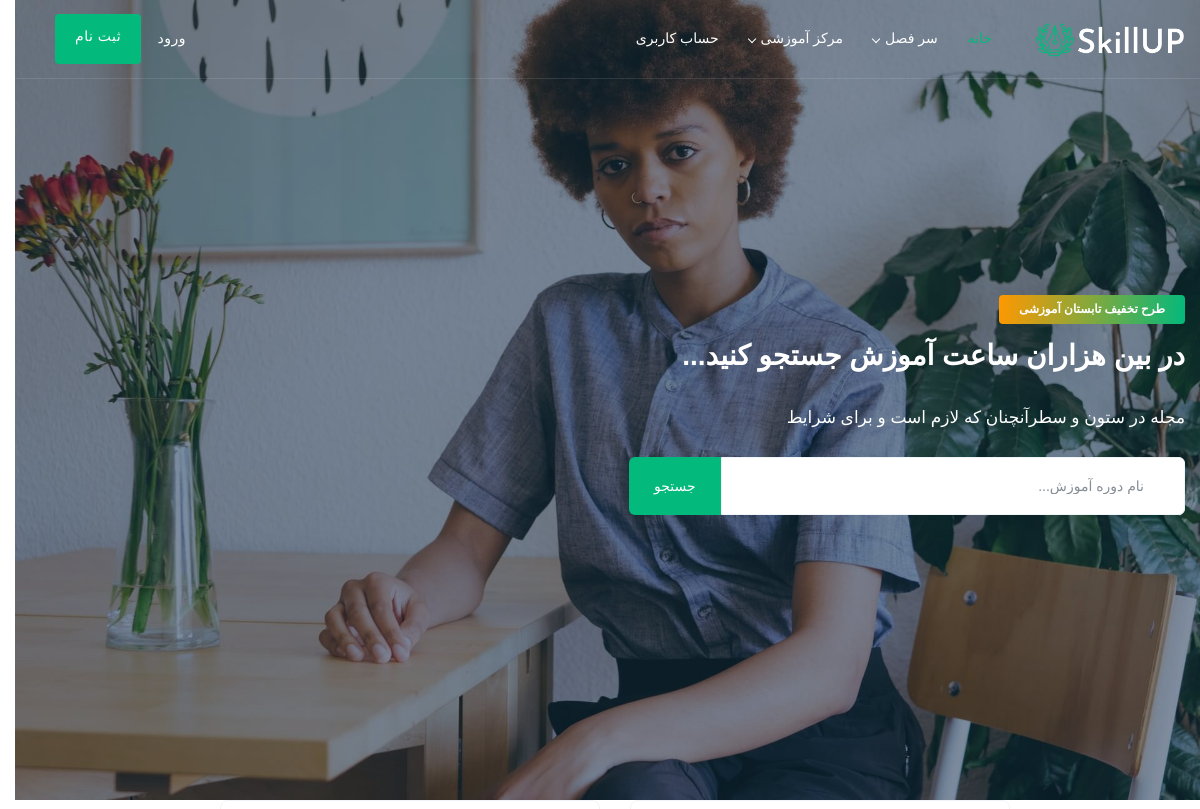
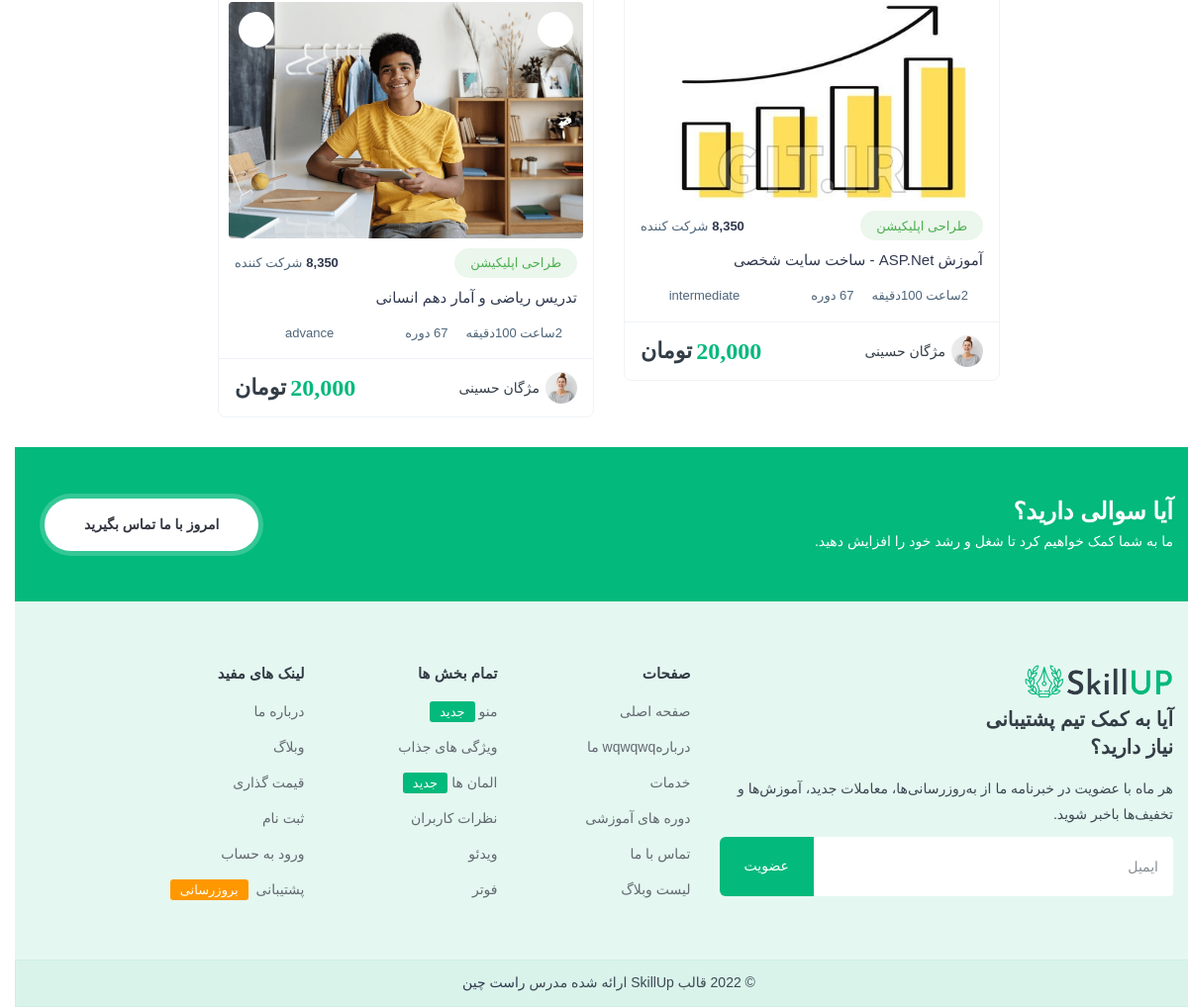
The page /category/course/2/ on the database its author committed (2 pictures, top to bottom).
### site_data/models.py (models this page shows, shortened)
class Slider(Base):
    title = models.CharField(_("title"), max_length=50)
    text = models.CharField(_("text"), max_length=50)
    description = models.TextField(_("description"))
    image = models.ImageField(_("image"), upload_to="slider")
    class Meta:
        verbose_name = _("slider")
        verbose_name_plural = _("sliders")

### education/models.py (models this page shows)
class Course(Base):
    COURSE_LEVEL = (
        ('begginer', 'begginer'),
        ('intermediate', 'intermediate'),
        ('advance', 'advance')
    )
    title = models.CharField(_("title"), max_length=50)
    intro = models.CharField(_("intro"), max_length=50)
    description = models.TextField(_("description"))
    price = models.PositiveIntegerField(_("price"), default=0)
    discount = models.PositiveIntegerField(_("discount"), default=0)
    category = models.ForeignKey(Category, on_delete=models.DO_NOTHING, null=True, blank=True)
    course_category = models.ForeignKey(
        CourseCategory, on_delete=models.CASCADE, null=True, blank=True
        )
    image = models.ImageField(_("image"), upload_to="course", null=True)
    level = models.CharField(_("level"), max_length=50, choices=COURSE_LEVEL, default='begginer')
    class Meta:
        db_table = "course"
        verbose_name = "courses"
        verbose_name_plural = "courses"
    @property
    def get_price_with_discount(self):
        return f'{self.discount:,}'

### site_data/views.py (the view)
# urls.py: path('category/course/<int:course_category_id>/', list_course_category, name="list_course_category"),
def list_course_category(request, course_category_id):
    course_category = CourseCategory.objects.get(pk=course_category_id)
    courses = Course.objects.filter(active=True, course_category=course_category)
    return render(request, "list_course_category.html", {
            "courses": courses,
            "title": course_category.name
        })

### education/templatetags/course_tags.py (called while the page is built)
@register.inclusion_tag("tags/single_course_tag.html")
def single_course(course):
     return {"course": course}

### site_data/models.py (called while the page is built)
    def get_queryset(self) -> QuerySet:
        return super().get_queryset().filter(active=True)

### site_data/templatetags/banner_tag.py (called while the page is built)
@register.inclusion_tag("tags/banner.html")
def show_slider(*args):
     slider_count = randint(0, Slider.objects.count() - 1)
     slider = Slider.objects.all()[slider_count]
     return {"slider": slider}

### site_data/templatetags/menu_tag.py (called while the page is built)
@register.inclusion_tag("tags/menu.html")
def show_menu(*args):
     course_categories = CourseCategory.is_active.all()
     categorries = Category.is_active.all()
     return {
         "course_categories": course_categories,
         "categories": categorries
    }

### templates/list_course_category.html (shortened to what this page needs)
{% extends "base.html" %}
{% load  static %}
{% load banner_tag %}
{% load show_category_tag %}
{% load course_category_tag %}
{% load course_tags %}
{% load  menu_tag %}
{% load l10n %}
{% block menu %}
	{% show_menu %}
{% endblock %}
{% block content %}
<div id="main-wrapper">
		{% show_slider %}
	</div>
	<div class="row justify-content-center">
		{% for course in courses %}
			{% single_course course %}
		{% endfor %}
	</div>
{% endblock%}

### templates/tags/banner.html
<div class="hero_banner image-cover" style="background:#03b97c url({{ slider.image.url }}) no-repeat;" data-overlay="5">
    <div class="container">
        <div class="row align-items-center">
            <div class="col-xl-6 col-lg-7 col-md-8 col-sm-12">
                <div class="simple-search-wrap text-right">
                    <div class="hero_search-2">
                        <div class="elsio_tag">طرح تخفیف تابستان آموزشی</div>
                        <h1 class="banner_title mb-4 font-2">{{ slider.title }}</h1>
                        <p class="font-lg mb-4">{{ slider.text }} </p>
                        <div class="input-group simple_search">
                            <i class="fa fa-search ico"></i>
                            <input type="text" class="form-control" placeholder="نام دوره آموزش...">
                            <div class="input-group-append">
                                <button class="btn theme-bg" type="button">جستجو</button>
                            </div>
                        </div>
                    </div>
                </div>
            </div>
        </div>
    </div>
</div>

### templates/tags/single_course_tag.html
<div class="col-xl-4 col-lg-4 col-md-4 col-sm-12">
    <div class="crs_grid shadow_none brd">
        <div class="crs_grid_thumb">
            <a href="course-detail.html" class="crs_detail_link">
                <img src="{{ course.image.url }}" class="img-fluid rounded" alt="">
            </a>
            <div class="crs_video_ico">
                <i class="fa fa-play"></i>
            </div>
            <div class="crs_locked_ico">
                <i class="fa fa-lock"></i>
            </div>
        </div>
        <div class="crs_grid_caption">
            <div class="crs_flex">
                <div class="crs_fl_first">
                    <div class="crs_cates cl_8"><span>طراحی اپلیکیشن</span></div>
                </div>
                <div class="crs_fl_last">
                    <div class="crs_inrolled"><strong>8,350</strong>شرکت کننده</div>
                </div>
            </div>
            <div class="crs_title"><h4><a href="course-detail.html" class="crs_title_link">{{ course.title }}</a></h4></div>
            <div class="crs_info_detail">
                <ul>
                    <li><i class="fa fa-clock text-danger"></i><span>2ساعت 100دقیقه</span></li>
                    <li><i class="fa fa-video text-success"></i><span>67 دوره</span></li>
                    {% if course.level == 'begginer' %}
                        <li><i class="fa fa-signal text-warning"></i><span>{{ course.level }}</span></li>
                    {% elif course.level == 'intermediate' %}
                        <li><i class="fa fa-video text-success"></i><span>{{ course.level }}</span></li>
                    {% else %}
                        <li><i class="fa fa-clock text-danger"></i><span>{{ course.level }}</span></li>
                    {% endif%}
                </ul>
            </div>
        </div>
        <div class="crs_grid_foot">
            <div class="crs_flex">
                <div class="crs_fl_first">
                    <div class="crs_tutor">
                        <div class="crs_tutor_thumb"><a href="instructor-detail.html"><img src="assets/img/user-6.jpg" class="img-fluid circle" alt=""></a></div><div class="crs_tutor_name"><a href="instructor-detail.html">مژگان حسینی</a></div>
                    </div>
                </div>
                <div class="crs_fl_last">
                    <div class="crs_price"><h2><span class="theme-cl">{{ course.get_price_with_discount }}</span><span class="currency">تومان</span></h2></div>
                </div>
            </div>
        </div>
    </div>
</div>

### rows shown on the page
Slider: image (picture), title "در بین هزاران ساعت آموزش جستجو کنید...", text "مجله در ستون و سطرآنچنان که لازم است و برای شرایط"
Course: image (picture), title "آموزش ASP.Net - ساخت سایت شخصی", level "intermediate", get_price_with_discount "20,000"
Course: image (picture), title "تدریس ریاضی و آمار دهم انسانی", level "advance", get_price_with_discount "20,000"
